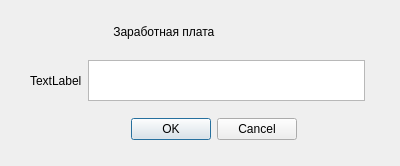
<?xml version="1.0" encoding="UTF-8"?>
<ui version="4.0">
 <class>calculation</class>
 <widget class="QDialog" name="calculation">
  <property name="geometry">
   <rect>
    <x>0</x>
    <y>0</y>
    <width>400</width>
    <height>166</height>
   </rect>
  </property>
  <property name="windowTitle">
   <string>Dialog</string>
  </property>
  <widget class="QLabel" name="label">
   <property name="geometry">
    <rect>
     <x>80</x>
     <y>20</y>
     <width>231</width>
     <height>23</height>
    </rect>
   </property>
   <property name="text">
    <string>          Заработная плата</string>
   </property>
  </widget>
  <widget class="QDialogButtonBox" name="buttonBox">
   <property name="geometry">
    <rect>
     <x>110</x>
     <y>110</y>
     <width>187</width>
     <height>39</height>
    </rect>
   </property>
   <property name="standardButtons">
    <set>QDialogButtonBox::Cancel|QDialogButtonBox::Ok</set>
   </property>
  </widget>
  <widget class="QWidget" name="">
   <property name="geometry">
    <rect>
     <x>30</x>
     <y>60</y>
     <width>335</width>
     <height>41</height>
    </rect>
   </property>
   <layout class="QHBoxLayout" name="horizontalLayout">
    <item>
     <widget class="QLabel" name="label_2">
      <property name="text">
       <string>TextLabel</string>
      </property>
     </widget>
    </item>
    <item>
     <widget class="QTextEdit" name="textEdit"/>
    </item>
   </layout>
  </widget>
 </widget>
 <resources/>
 <connections/>
</ui>
